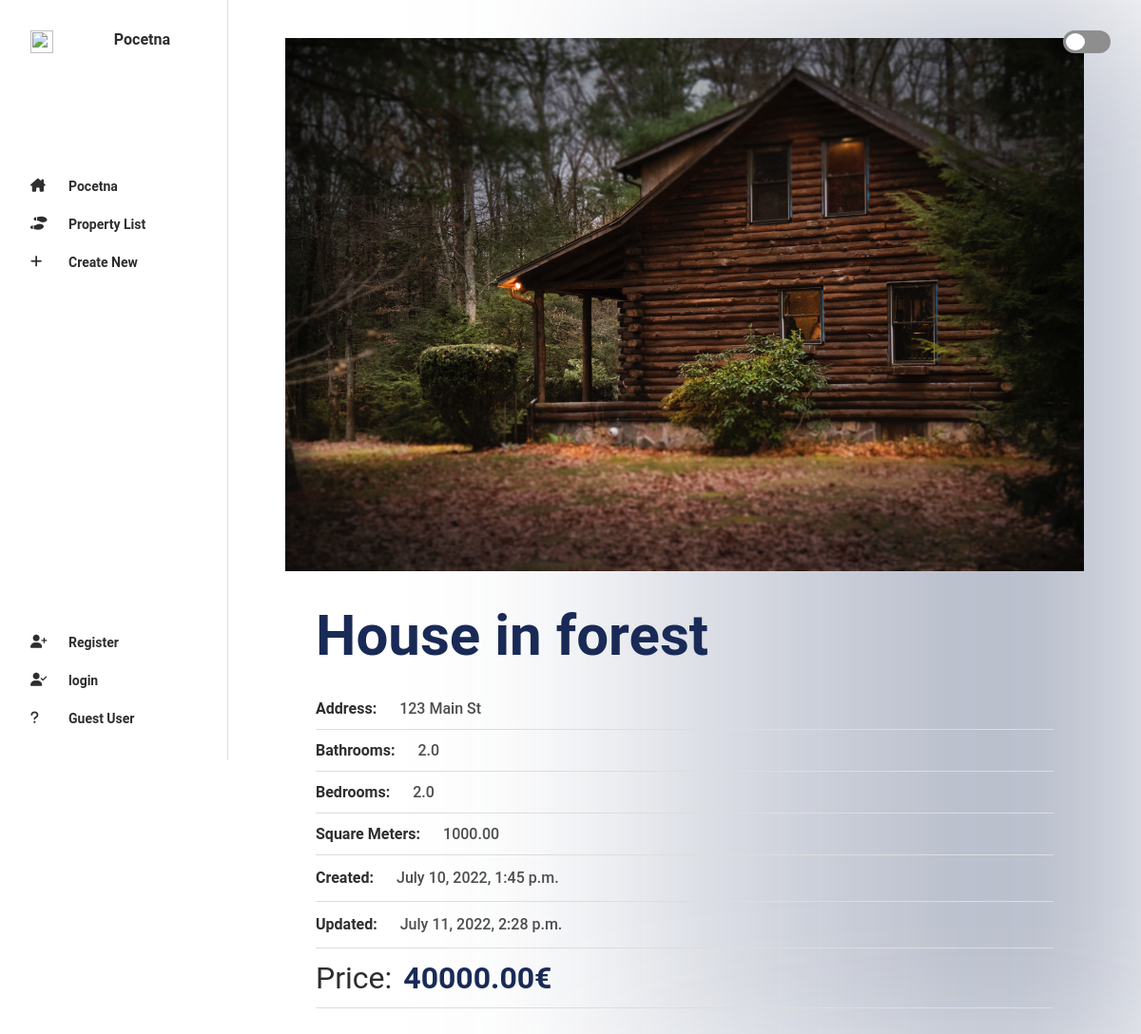
Screenshot of /3/ with the database file from the repository.
### listings/models.py (models this page shows, shortened)
class Listing(models.Model):
    title = models.CharField(max_length=200, default='House')
    price = models.DecimalField(max_digits=10, decimal_places=2, default=40000.00, blank=True, null=True)
    address = models.CharField(max_length=200, default='123 Main St', blank=True, null=True)
    bathrooms = models.DecimalField(max_digits=3, decimal_places=1, default=2.0, blank=True, null=True)
    bedrooms = models.DecimalField(max_digits=3, decimal_places=1, default=2, blank=True, null=True)
    squares = models.DecimalField(max_digits=10, decimal_places=2, default=1000.00, blank=True, null=True)
    description = models.TextField(default='This single-family home in Austin has been upgraded with stainless steel appliances and features an open-concept layout.', blank=True, null=True)
    created = models.DateTimeField(auto_now_add=True)
    updated = models.DateTimeField(auto_now=True)
    image = models.ImageField(blank=True, null=True)

### listings/views.py (the view)
# urls.py: path('<int:id>/', views.retrieve, name='retrieve'),
def retrieve(request, id):
    listing = Listing.objects.get(pk=id)
    return render(request, 'retrieve.html', {'listing': listing})

### listings/templates/retrieve.html (shortened to what this page needs)
{% extends "base.html" %}
{% load static %}
{% block body %}
    <div id="card-datails" class="card-details">
        <div class="card-left">
            <div class="detail-img-cont">
                <img class="img-detail" src="{{ listing.image.url }}" alt="Shoe Image">
            </div>
        </div>
        <div class="card-right">
            <div class="card-top">
                <h2 class="details-card-header">
                    {{ listing.title }}
                </h2>
            </div>
        <div class="card-body">
            <p class="phar big mb-12"><span class="bold">Address:</span>{{ listing.address }}</p>
            <p class="phar big mb-12"><span class="bold">Bathrooms:</span>{{ listing.bathrooms }}</p>
            <p class="phar big mb-12"><span class="bold">Bedrooms:</span>{{ listing.bedrooms }}</p>
            <p class="phar big mb-12"><span class="bold">Square Meters:</span>{{ listing.squares }}</p>
            <p class="phar opis mb-12"><span class="bold">Created:</span>{{ listing.created }}</p>
            <p class="phar opis mb-12"><span class="bold">Updated:</span>{{ listing.updated }}</p>
            <div class="cena-cont"><span class="cena-span">Price:</span><span class="cena bold">{{ listing.price }}€</span></div>
        </div>
    </div>
</div>
{% endblock %}

### listings/static/css/style.css (style rules this page uses)
:root { --main: #192a56; --varnning: #fa983a; --danger: #e55039; --main-trans-01: hsla(223, 55%, 22%, .1); --main-trans-02: hsla(223, 55%, 22%, .2); --main-trans-03: hsla(223, 55%, 22%, .3); --main-trans-04: hsla(223, 55%, 22%, .4); --main-trans-05: hsla(223, 55%, 22%, .5); --header: #2e2e2e; --text: #4e4e4e; --label: #6e6e6e; --border: #8f8f8f; --dark-theme-border: #8e8e8e; --bg-light: #ddd; --space-big: 32px; --space-mid: 24px; --space-sm: 12px; --font-big: 16px; --font-mid: 14px; --font-sm: 12px; }
* { margin: 0; padding: 0; box-sizing: border-box; font-family: 'Roboto', sans-serif; text-decoration: none; list-style: none; color: var(--header); transition: .2s; }
.mb-12 { margin-bottom: var(--space-sm); }
.phar { font-size: var(--font-mid); font-weight: 500; color: var(--text); }
.bold { font-weight: 700; margin-right: var(--space-mid); width: 300px; }
.card-right { padding: var(--space-big); position: relative; height: 100%; width: 60%; }
.card-top { position: relative; width: 100%; display: flex; align-items: center; justify-content: space-between; margin-bottom: var(--space-big); }
.card-body { margin: 0; padding: 0; font-size: var(--font-sm); color: var(--label); }
#card-datails { width: 100%; min-height: 100vh; border-radius: 0; display: flex; flex-direction: row; flex: 1; padding: 4vw 6vw ; background: #fff; }
#card-datails > .card-left { flex: 1; padding: var(--space-big); }
#card-datails > .card-right { flex: 1; }
#card-datails .details-card-header { font-size: 60px; color: var(--main); }
#card-datails .phar { font-size: var(--font-big); border-bottom: 1px solid var(--bg-light); padding-bottom: var(--space-sm); }
#card-datails .phar.opis { line-height: 24px; }
.cena-cont { font-size: 32px; padding-bottom: var(--space-sm); margin-bottom: var(--space-big); border-bottom: 1px solid var(--bg-light); }
.cena-span { margin-right: var(--space-sm); }
.cena { color: var(--main); }
.detail-img-cont { position: relative; display: grid; grid-template-columns: repeat(6, 1fr); }
img.img-detail { grid-column: span 6; width: 100%; }
@media (width <= 1200px) { #card-datails { flex-direction: column; padding: 40px 5vw; } }
@media (width <= 1200px) { .card-left { width: 100%; padding: 0 !important; } }
@media (width <= 1200px) { .card-right { width: 100% !important; } }

### rows the page displays
Listing: image (picture), title "House in forest", address "123 Main St", bathrooms "2.0", bedrooms "2.0", squares "1000.00", created "July 10, 2022, 1:45 p.m.", updated "July 11, 2022, 2:28 p.m.", price "40000.00"
